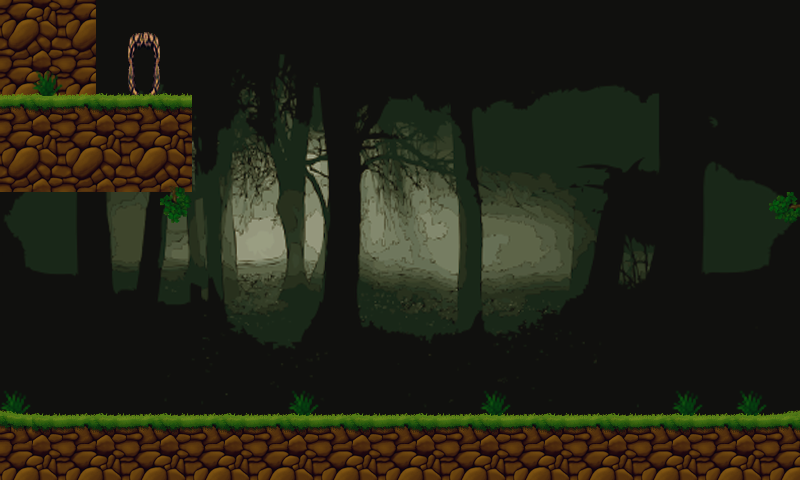

Rendered tile map (Tiled .tmx) drawn with the repository's tilesets; below, a short description and the map source with its tile grids summarised:
An orthogonal 25x15 tile map with 32x32 px tiles, 4 tile layers (background, background1, background2, top), 3 tilesets and 11 objects (ground3, ground1, ground2, start, finish, ...).

<map version="1.0" orientation="orthogonal" renderorder="right-down" width="25" height="15" tilewidth="32" tileheight="32" nextobjectid="33">
 <properties>
  <property name="mapmeta" value="mapvalue" />
 </properties>
 <tileset firstgid="1" name="Untitled" tilewidth="32" tileheight="32">
  <image source="tiles.png" width="256" height="32" />
 </tileset>
 <tileset firstgid="9" name="forest" tilewidth="32" tileheight="32">
  <image source="forest.png" width="320" height="320" />
 </tileset>
 <tileset firstgid="109" name="Gothic-Forest_Clip_Art" tilewidth="800" tileheight="480">
  <image source="Gothic-Forest_Clip_Art.png" width="800" height="480" />
 </tileset>
 <layer name="background" width="25" height="15">
  <data>[375 cells, 1 non-empty, 1 distinct tile ids]</data>
 </layer>
 <layer name="background1" width="25" height="15">
  <data>[375 cells, 20 non-empty, 11 distinct tile ids]</data>
 </layer>
 <layer name="background2" width="25" height="15">
  <data>[375 cells, 99 non-empty, 10 distinct tile ids]</data>
 </layer>
 <layer name="top" width="25" height="15">
  <data>[375 cells, 4 non-empty, 3 distinct tile ids]</data>
 </layer>
 <objectgroup name="obstacles">
  <properties>
   <property name="objectmeta" value="objectvalue" />
  </properties>
  <object id="6" name="ground3" x="-8" y="98" width="200" height="94">
   <properties>
    <property name="name" value="ground3" />
   </properties>
  </object>
  <object id="13" name="ground1" x="-4" y="418" width="807" height="71">
   <properties>
    <property name="name" value="ground2" />
   </properties>
  </object>
  <object id="24" name="ground2" x="-8" y="-6" width="105" height="110">
   <properties>
    <property name="name" value="ground2" />
   </properties>
  </object>
 </objectgroup>
 <objectgroup name="startFinish">
  <object id="10" name="start" x="35" y="353" width="48" height="64">
   <properties>
    <property name="name" value="start" />
   </properties>
  </object>
  <object id="12" name="finish" x="128" y="32" width="32" height="64">
   <properties>
    <property name="name" value="finish" />
   </properties>
  </object>
 </objectgroup>
 <objectgroup name="enemies">
  <object id="14" name="enemy1" x="272" y="192" width="34" height="31">
   <properties>
    <property name="name" value="enemy1" />
   </properties>
  </object>
  <object id="17" name="enemy2" x="396" y="192" width="34" height="31">
   <properties>
    <property name="name" value="enemy2" />
   </properties>
  </object>
  <object id="18" name="enemy3" x="520" y="192" width="34" height="31">
   <properties>
    <property name="name" value="enemy3" />
   </properties>
  </object>
  <object id="28" name="enemy4" x="647" y="192" width="34" height="31">
   <properties>
    <property name="name" value="enemy4" />
   </properties>
  </object>
 </objectgroup>
 <objectgroup name="shackleables">
  <object id="29" name="shackleable1" x="160" y="192" width="32" height="32">
   <properties>
    <property name="name" value="shackleable1" />
   </properties>
  </object>
  <object id="31" name="shackleable2" x="769" y="191" width="32" height="32">
   <properties>
    <property name="name" value="shackleable2" />
   </properties>
  </object>
 </objectgroup>
 <objectgroup name="platforms" />
 <objectgroup name="pinecones" />
</map>
